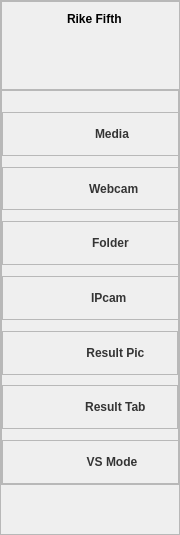
           <widget class="QFrame" name="leftBox">
            <property name="sizePolicy">
             <sizepolicy hsizetype="Fixed" vsizetype="Expanding">
              <horstretch>0</horstretch>
              <verstretch>0</verstretch>
             </sizepolicy>
            </property>
            <property name="minimumSize">
             <size>
              <width>180</width>
              <height>0</height>
             </size>
            </property>
            <property name="maximumSize">
             <size>
              <width>180</width>
              <height>16777215</height>
             </size>
            </property>
            <property name="styleSheet">
             <string notr="true">QFrame#leftBox  {
    /*background-color: rgba(255, 255, 255, 80%);*/
    border: 0px solid rgba(0, 0, 0, 40%);
	border-top:none;
	border-bottom:none;
	border-left:none;
}
</string>
            </property>
            <property name="frameShape">
             <enum>QFrame::Shape::StyledPanel</enum>
            </property>
            <property name="frameShadow">
             <enum>QFrame::Shadow::Raised</enum>
            </property>
            <layout class="QVBoxLayout" name="verticalLayout_2" stretch="10,80,10">
             <property name="spacing">
              <number>0</number>
             </property>
             <property name="leftMargin">
              <number>0</number>
             </property>
             <property name="topMargin">
              <number>0</number>
             </property>
             <property name="rightMargin">
              <number>0</number>
             </property>
             <property name="bottomMargin">
              <number>0</number>
             </property>
             <item>
              <widget class="QFrame" name="leftbox_top">
               <property name="sizePolicy">
                <sizepolicy hsizetype="Expanding" vsizetype="Preferred">
                 <horstretch>0</horstretch>
                 <verstretch>0</verstretch>
                </sizepolicy>
               </property>
               <property name="minimumSize">
                <size>
                 <width>180</width>
                 <height>0</height>
                </size>
               </property>
               <property name="frameShape">
                <enum>QFrame::Shape::StyledPanel</enum>
               </property>
               <property name="frameShadow">
                <enum>QFrame::Shadow::Raised</enum>
               </property>
               <layout class="QHBoxLayout" name="horizontalLayout_8" stretch="6">
                <property name="spacing">
                 <number>5</number>
                </property>
                <property name="leftMargin">
                 <number>10</number>
                </property>
                <property name="topMargin">
                 <number>10</number>
                </property>
                <property name="rightMargin">
                 <number>15</number>
                </property>
                <property name="bottomMargin">
                 <number>3</number>
                </property>
                <item>
                 <widget class="QFrame" name="top_intro">
                  <property name="minimumSize">
                   <size>
                    <width>160</width>
                    <height>0</height>
                   </size>
                  </property>
                  <property name="maximumSize">
                   <size>
                    <width>160</width>
                    <height>180</height>
                   </size>
                  </property>
                  <property name="styleSheet">
                   <string notr="true">QLabel{
	color: black;
	font: 600 italic 9pt &quot;Segoe UI&quot;;
	font-weight: bold;
}
QFrame{
	border:none;
}</string>
                  </property>
                  <property name="frameShape">
                   <enum>QFrame::Shape::StyledPanel</enum>
                  </property>
                  <property name="frameShadow">
                   <enum>QFrame::Shadow::Raised</enum>
                  </property>
                  <layout class="QVBoxLayout" name="verticalLayout_20">
                   <property name="spacing">
                    <number>0</number>
                   </property>
                   <property name="leftMargin">
                    <number>5</number>
                   </property>
                   <property name="topMargin">
                    <number>0</number>
                   </property>
                   <property name="rightMargin">
                    <number>0</number>
                   </property>
                   <property name="bottomMargin">
                    <number>0</number>
                   </property>
                   <item alignment="Qt::AlignmentFlag::AlignHCenter">
                    <widget class="QLabel" name="label_3">
                     <property name="text">
                      <string>Rike Fifth</string>
                     </property>
                    </widget>
                   </item>
                   <item alignment="Qt::AlignmentFlag::AlignHCenter">
                    <widget class="QFrame" name="logo">
                     <property name="sizePolicy">
                      <sizepolicy hsizetype="Preferred" vsizetype="Preferred">
                       <horstretch>0</horstretch>
                       <verstretch>0</verstretch>
                      </sizepolicy>
                     </property>
                     <property name="minimumSize">
                      <size>
                       <width>60</width>
                       <height>60</height>
                      </size>
                     </property>
                     <property name="maximumSize">
                      <size>
                       <width>60</width>
                       <height>60</height>
                      </size>
                     </property>
                     <property name="styleSheet">
                      <string notr="true">image: url(:/images/newsize/icon.png/icon.png);</string>
                     </property>
                     <property name="frameShape">
                      <enum>QFrame::Shape::StyledPanel</enum>
                     </property>
                     <property name="frameShadow">
                      <enum>QFrame::Shadow::Raised</enum>
                     </property>
                    </widget>
                   </item>
                  </layout>
                 </widget>
                </item>
               </layout>
              </widget>
             </item>
             <item>
              <widget class="QFrame" name="leftbox_bottom">
               <property name="sizePolicy">
                <sizepolicy hsizetype="Preferred" vsizetype="Preferred">
                 <horstretch>0</horstretch>
                 <verstretch>0</verstretch>
                </sizepolicy>
               </property>
               <property name="minimumSize">
                <size>
                 <width>0</width>
                 <height>0</height>
                </size>
               </property>
               <property name="maximumSize">
                <size>
                 <width>16777215</width>
                 <height>16777215</height>
                </size>
               </property>
               <property name="styleSheet">
                <string notr="true">QPushButton#src_menu{
	background-image: url(:/leftbox/images/newsize/menu.png);
}
QPushButton#src_folder{
	background-image: url(:/leftbox/images/newsize/folder.png);

}
QPushButton#src_camera{
	background-image: url(:/leftbox/images/newsize/security-camera.png);
}
QPushButton#src_img{
	background-image: url(:/leftbox/images/newsize/gallery.png);
}
QPushButton#src_webcam{
	background-image: url(:/leftbox/images/newsize/photo-camera.png);
}
QPushButton#src_setting{
	background-image:url(:/leftbox/images/newsize/setting.png);
}
QPushButton#src_vsmode{
	background-image:url(:/leftbox/images/newsize/vs.png);
}
QPushButton#src_result{
	background-image:url(:/leftbox/images/newsize/statistics.png);
}
QPushButton#src_table{
	background-image:url(:/leftbox/images/newsize/table.png);
}
QPushButton{
	border:none;
	text-align: center;
	background-repeat: no-repeat;
	background-position: left center;
	border-left: 23px solid transparent;
	color: rgba(0, 0, 0, 199);
	font: 12pt &quot;Times New Roman&quot;;
	font-weight: bold;
	padding-left: 15px;
}
QFrame#cameraBox:hover{
	background-color: rgba(114, 129, 214, 59);
}
QFrame#folderBox:hover{
	background-color: rgba(114, 129, 214, 59);
}
QFrame#imgBox:hover{
	background-color: rgba(114, 129, 214, 59);
}
QFrame#menuBox:hover{
	background-color: rgba(114, 129, 214, 59);
}
QFrame#webcamBox:hover{
	background-color: rgba(114, 129, 214, 59);
}
QFrame#manageBox:hover{
	background-color: rgba(114, 129, 214, 59);
}
QFrame#vsBox:hover{
	background-color: rgba(114, 129, 214, 59);
}
QFrame#resultBox:hover{
	background-color: rgba(114, 129, 214, 59);
}
QFrame#tableBox:hover{
	background-color: rgba(114, 129, 214, 59);
}</string>
               </property>
               <property name="frameShape">
                <enum>QFrame::Shape::StyledPanel</enum>
               </property>
               <property name="frameShadow">
                <enum>QFrame::Shadow::Raised</enum>
               </property>
               <layout class="QVBoxLayout" name="verticalLayout_3" stretch="1,4,1,4,1,4,1,4,1,4,1,4,1,4">
                <property name="spacing">
                 <number>0</number>
                </property>
                <property name="leftMargin">
                 <number>0</number>
                </property>
                <property name="topMargin">
                 <number>10</number>
                </property>
                <property name="rightMargin">
                 <number>0</number>
                </property>
                <property name="bottomMargin">
                 <number>0</number>
                </property>
                <item>
                 <spacer name="zSpacer1">
                  <property name="orientation">
                   <enum>Qt::Orientation::Vertical</enum>
                  </property>
                  <property name="sizeHint" stdset="0">
                   <size>
                    <width>20</width>
                    <height>40</height>
                   </size>
                  </property>
                 </spacer>
                </item>
                <item>
                 <widget class="QFrame" name="imgBox">
                  <property name="minimumSize">
                   <size>
                    <width>180</width>
                    <height>0</height>
                   </size>
                  </property>
                  <property name="maximumSize">
                   <size>
                    <width>180</width>
                    <height>16777215</height>
                   </size>
                  </property>
                  <property name="layoutDirection">
                   <enum>Qt::LayoutDirection::LeftToRight</enum>
                  </property>
                  <property name="frameShape">
                   <enum>QFrame::Shape::StyledPanel</enum>
                  </property>
                  <property name="frameShadow">
                   <enum>QFrame::Shadow::Raised</enum>
                  </property>
                  <layout class="QHBoxLayout" name="horizontalLayout_4">
                   <property name="spacing">
                    <number>0</number>
                   </property>
                   <property name="leftMargin">
                    <number>0</number>
                   </property>
                   <property name="topMargin">
                    <number>0</number>
                   </property>
                   <property name="rightMargin">
                    <number>0</number>
                   </property>
                   <property name="bottomMargin">
                    <number>0</number>
                   </property>
                   <item alignment="Qt::AlignmentFlag::AlignLeft">
                    <widget class="QPushButton" name="src_img">
                     <property name="sizePolicy">
                      <sizepolicy hsizetype="Expanding" vsizetype="Preferred">
                       <horstretch>0</horstretch>
                       <verstretch>0</verstretch>
                      </sizepolicy>
                     </property>
                     <property name="minimumSize">
                      <size>
                       <width>180</width>
                       <height>0</height>
                      </size>
                     </property>
                     <property name="maximumSize">
                      <size>
                       <width>180</width>
                       <height>16777215</height>
                      </size>
                     </property>
                     <property name="text">
                      <string>Media</string>
                     </property>
                     <property name="iconSize">
                      <size>
                       <width>30</width>
                       <height>30</height>
                      </size>
                     </property>
                    </widget>
                   </item>
                  </layout>
                 </widget>
                </item>
                <item>
                 <spacer name="zSpacer2">
                  <property name="orientation">
                   <enum>Qt::Orientation::Vertical</enum>
                  </property>
                  <property name="sizeHint" stdset="0">
                   <size>
                    <width>20</width>
                    <height>40</height>
                   </size>
                  </property>
                 </spacer>
                </item>
                <item>
                 <widget class="QFrame" name="webcamBox">
                  <property name="minimumSize">
                   <size>
                    <width>180</width>
                    <height>0</height>
                   </size>
                  </property>
                  <property name="maximumSize">
                   <size>
                    <width>180</width>
                    <height>16777215</height>
                   </size>
                  </property>
                  <property name="layoutDirection">
                   <enum>Qt::LayoutDirection::LeftToRight</enum>
                  </property>
                  <property name="frameShape">
                   <enum>QFrame::Shape::StyledPanel</enum>
                  </property>
                  <property name="frameShadow">
                   <enum>QFrame::Shadow::Raised</enum>
                  </property>
                  <layout class="QHBoxLayout" name="horizontalLayout_7">
                   <property name="spacing">
                    <number>0</number>
                   </property>
                   <property name="leftMargin">
                    <number>0</number>
                   </property>
                   <property name="topMargin">
                    <number>0</number>
                   </property>
                   <property name="rightMargin">
                    <number>0</number>
                   </property>
                   <property name="bottomMargin">
                    <number>0</number>
                   </property>
                   <item alignment="Qt::AlignmentFlag::AlignLeft">
                    <widget class="QPushButton" name="src_webcam">
                     <property name="sizePolicy">
                      <sizepolicy hsizetype="Expanding" vsizetype="Preferred">
                       <horstretch>0</horstretch>
                       <verstretch>0</verstretch>
                      </sizepolicy>
                     </property>
                     <property name="minimumSize">
                      <size>
                       <width>180</width>
                       <height>0</height>
                      </size>
                     </property>
                     <property name="maximumSize">
                      <size>
                       <width>180</width>
                       <height>16777215</height>
                      </size>
                     </property>
                     <property name="layoutDirection">
                      <enum>Qt::LayoutDirection::LeftToRight</enum>
                     </property>
                     <property name="text">
                      <string> Webcam</string>
                     </property>
                     <property name="iconSize">
                      <size>
                       <width>30</width>
                       <height>30</height>
                      </size>
                     </property>
                    </widget>
                   </item>
                  </layout>
                 </widget>
                </item>
                <item>
                 <spacer name="zSpacer4">
                  <property name="orientation">
                   <enum>Qt::Orientation::Vertical</enum>
                  </property>
                  <property name="sizeHint" stdset="0">
                   <size>
                    <width>20</width>
                    <height>40</height>
                   </size>
                  </property>
                 </spacer>
                </item>
                <item>
                 <widget class="QFrame" name="folderBox">
                  <property name="minimumSize">
                   <size>
                    <width>180</width>
                    <height>0</height>
                   </size>
                  </property>
                  <property name="maximumSize">
                   <size>
                    <width>180</width>
                    <height>16777215</height>
                   </size>
                  </property>
                  <property name="layoutDirection">
                   <enum>Qt::LayoutDirection::LeftToRight</enum>
                  </property>
                  <property name="frameShape">
                   <enum>QFrame::Shape::StyledPanel</enum>
                  </property>
                  <property name="frameShadow">
                   <enum>QFrame::Shadow::Raised</enum>
                  </property>
                  <layout class="QHBoxLayout" name="horizontalLayout_6">
                   <property name="spacing">
                    <number>0</number>
                   </property>
                   <property name="leftMargin">
                    <number>0</number>
                   </property>
                   <property name="topMargin">
                    <number>0</number>
                   </property>
                   <property name="rightMargin">
                    <number>0</number>
                   </property>
                   <property name="bottomMargin">
                    <number>0</number>
                   </property>
                   <item alignment="Qt::AlignmentFlag::AlignLeft">
                    <widget class="QPushButton" name="src_folder">
                     <property name="sizePolicy">
                      <sizepolicy hsizetype="Expanding" vsizetype="Preferred">
                       <horstretch>0</horstretch>
                       <verstretch>0</verstretch>
                      </sizepolicy>
                     </property>
                     <property name="minimumSize">
                      <size>
                       <width>180</width>
                       <height>0</height>
                      </size>
                     </property>
                     <property name="maximumSize">
                      <size>
                       <width>180</width>
                       <height>16777215</height>
                      </size>
                     </property>
                     <property name="text">
                      <string> Folder  </string>
                     </property>
                     <property name="iconSize">
                      <size>
                       <width>30</width>
                       <height>30</height>
                      </size>
                     </property>
                     <property name="shortcut">
                      <string>Ctrl+S</string>
                     </property>
                    </widget>
                   </item>
                  </layout>
                 </widget>
                </item>
                <item>
                 <spacer name="verticalSpacer">
                  <property name="orientation">
                   <enum>Qt::Orientation::Vertical</enum>
                  </property>
                  <property name="sizeHint" stdset="0">
                   <size>
                    <width>20</width>
                    <height>40</height>
                   </size>
                  </property>
                 </spacer>
                </item>
                <item>
                 <widget class="QFrame" name="cameraBox">
                  <property name="minimumSize">
                   <size>
                    <width>180</width>
                    <height>0</height>
                   </size>
                  </property>
                  <property name="maximumSize">
                   <size>
                    <width>180</width>
                    <height>16777215</height>
                   </size>
                  </property>
                  <property name="layoutDirection">
                   <enum>Qt::LayoutDirection::LeftToRight</enum>
                  </property>
                  <property name="frameShape">
                   <enum>QFrame::Shape::StyledPanel</enum>
                  </property>
                  <property name="frameShadow">
                   <enum>QFrame::Shadow::Raised</enum>
                  </property>
                  <layout class="QHBoxLayout" name="horizontalLayout_5">
                   <property name="spacing">
                    <number>0</number>
                   </property>
                   <property name="leftMargin">
                    <number>0</number>
                   </property>
                   <property name="topMargin">
                    <number>0</number>
                   </property>
                   <property name="rightMargin">
                    <number>0</number>
                   </property>
                   <property name="bottomMargin">
                    <number>0</number>
                   </property>
                   <item alignment="Qt::AlignmentFlag::AlignLeft">
                    <widget class="QPushButton" name="src_camera">
                     <property name="sizePolicy">
                      <sizepolicy hsizetype="Expanding" vsizetype="Preferred">
                       <horstretch>0</horstretch>
                       <verstretch>0</verstretch>
                      </sizepolicy>
                     </property>
                     <property name="minimumSize">
                      <size>
                       <width>180</width>
                       <height>0</height>
                      </size>
                     </property>
                     <property name="maximumSize">
                      <size>
                       <width>180</width>
                       <height>16777215</height>
                      </size>
                     </property>
                     <property name="text">
                      <string>IPcam  </string>
                     </property>
                     <property name="iconSize">
                      <size>
                       <width>30</width>
                       <height>30</height>
                      </size>
                     </property>
                    </widget>
                   </item>
                  </layout>
                 </widget>
                </item>
                <item>
                 <spacer name="zSpacer3">
                  <property name="orientation">
                   <enum>Qt::Orientation::Vertical</enum>
                  </property>
                  <property name="sizeHint" stdset="0">
                   <size>
                    <width>20</width>
                    <height>40</height>
                   </size>
                  </property>
                 </spacer>
                </item>
                <item>
                 <widget class="QFrame" name="resultBox">
                  <property name="frameShape">
                   <enum>QFrame::Shape::StyledPanel</enum>
                  </property>
                  <property name="frameShadow">
                   <enum>QFrame::Shadow::Raised</enum>
                  </property>
                  <layout class="QHBoxLayout" name="horizontalLayout_27">
                   <property name="spacing">
                    <number>0</number>
                   </property>
                   <property name="leftMargin">
                    <number>0</number>
                   </property>
                   <property name="topMargin">
                    <number>0</number>
                   </property>
                   <property name="rightMargin">
                    <number>0</number>
                   </property>
                   <property name="bottomMargin">
                    <number>0</number>
                   </property>
                   <item>
                    <widget class="QPushButton" name="src_result">
                     <property name="sizePolicy">
                      <sizepolicy hsizetype="Expanding" vsizetype="Preferred">
                       <horstretch>0</horstretch>
                       <verstretch>0</verstretch>
                      </sizepolicy>
                     </property>
                     <property name="minimumSize">
                      <size>
                       <width>180</width>
                       <height>0</height>
                      </size>
                     </property>
                     <property name="maximumSize">
                      <size>
                       <width>180</width>
                       <height>16777215</height>
                      </size>
                     </property>
                     <property name="text">
                      <string>    Result Pic  </string>
                     </property>
                     <property name="iconSize">
                      <size>
                       <width>30</width>
                       <height>30</height>
                      </size>
                     </property>
                    </widget>
                   </item>
                  </layout>
                 </widget>
                </item>
                <item>
                 <spacer name="verticalSpacer_5">
                  <property name="orientation">
                   <enum>Qt::Orientation::Vertical</enum>
                  </property>
                  <property name="sizeHint" stdset="0">
                   <size>
                    <width>20</width>
                    <height>40</height>
                   </size>
                  </property>
                 </spacer>
                </item>
                <item>
                 <widget class="QFrame" name="tableBox">
                  <property name="frameShape">
                   <enum>QFrame::Shape::StyledPanel</enum>
                  </property>
                  <property name="frameShadow">
                   <enum>QFrame::Shadow::Raised</enum>
                  </property>
                  <layout class="QHBoxLayout" name="horizontalLayout_28">
                   <property name="spacing">
                    <number>0</number>
                   </property>
                   <property name="leftMargin">
                    <number>0</number>
                   </property>
                   <property name="topMargin">
                    <number>0</number>
                   </property>
                   <property name="rightMargin">
                    <number>0</number>
                   </property>
                   <property name="bottomMargin">
                    <number>0</number>
                   </property>
                   <item>
                    <widget class="QPushButton" name="src_table">
                     <property name="sizePolicy">
                      <sizepolicy hsizetype="Expanding" vsizetype="Preferred">
                       <horstretch>0</horstretch>
                       <verstretch>0</verstretch>
                      </sizepolicy>
                     </property>
                     <property name="minimumSize">
                      <size>
                       <width>180</width>
                       <height>0</height>
                      </size>
                     </property>
                     <property name="maximumSize">
                      <size>
                       <width>180</width>
                       <height>16777215</height>
                      </size>
                     </property>
                     <property name="text">
                      <string>    Result Tab  </string>
                     </property>
                     <property name="iconSize">
                      <size>
                       <width>30</width>
                       <height>30</height>
                      </size>
                     </property>
                    </widget>
                   </item>
                  </layout>
                 </widget>
                </item>
                <item>
                 <spacer name="verticalSpacer_6">
                  <property name="orientation">
                   <enum>Qt::Orientation::Vertical</enum>
                  </property>
                  <property name="sizeHint" stdset="0">
                   <size>
                    <width>20</width>
                    <height>40</height>
                   </size>
                  </property>
                 </spacer>
                </item>
                <item>
                 <widget class="QFrame" name="vsBox">
                  <property name="minimumSize">
                   <size>
                    <width>180</width>
                    <height>0</height>
                   </size>
                  </property>
                  <property name="maximumSize">
                   <size>
                    <width>180</width>
                    <height>16777215</height>
                   </size>
                  </property>
                  <property name="frameShape">
                   <enum>QFrame::Shape::StyledPanel</enum>
                  </property>
                  <property name="frameShadow">
                   <enum>QFrame::Shadow::Raised</enum>
                  </property>
                  <layout class="QHBoxLayout" name="horizontalLayout_26">
                   <property name="spacing">
                    <number>0</number>
                   </property>
                   <property name="leftMargin">
                    <number>0</number>
                   </property>
                   <property name="topMargin">
                    <number>0</number>
                   </property>
                   <property name="rightMargin">
                    <number>0</number>
                   </property>
                   <property name="bottomMargin">
                    <number>0</number>
                   </property>
                   <item>
                    <widget class="QPushButton" name="src_vsmode">
                     <property name="sizePolicy">
                      <sizepolicy hsizetype="Expanding" vsizetype="Preferred">
                       <horstretch>0</horstretch>
                       <verstretch>0</verstretch>
                      </sizepolicy>
                     </property>
                     <property name="minimumSize">
                      <size>
                       <width>180</width>
                       <height>0</height>
                      </size>
                     </property>
                     <property name="maximumSize">
                      <size>
                       <width>180</width>
                       <height>16777215</height>
                      </size>
                     </property>
                     <property name="styleSheet">
                      <string notr="true"/>
                     </property>
                     <property name="text">
                      <string>VS Mode</string>
                     </property>
                     <property name="iconSize">
                      <size>
                       <width>30</width>
                       <height>30</height>
                      </size>
                     </property>
                     <property name="shortcut">
                      <string>Ctrl+S</string>
                     </property>
                    </widget>
                   </item>
                  </layout>
                 </widget>
                </item>
               </layout>
              </widget>
             </item>
             <item>
              <spacer name="verticalSpacer_2">
               <property name="orientation">
                <enum>Qt::Orientation::Vertical</enum>
               </property>
               <property name="sizeHint" stdset="0">
                <size>
                 <width>20</width>
                 <height>40</height>
                </size>
               </property>
              </spacer>
             </item>
            </layout>
           </widget>
